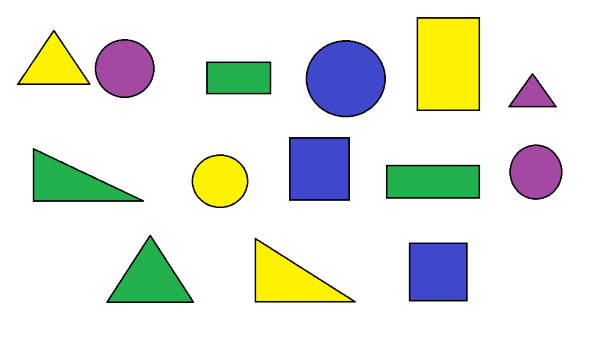
#> input picture resources/yas.png, 600 x 338 px
$ python chapter8.py
#> lines starting #> are read from the running program, lines starting #| are printed output that depends on the picture; after the words box and inside, x2 and y2 are one past the last pixel; in counts of white or black regions, pixels touching at a corner belong together
import cv2
import numpy as np

def getContours(img):
    contours,hierarchy = cv2.findContours(img,cv2.RETR_EXTERNAL,cv2.CHAIN_APPROX_NONE)
    for cnt in contours:
        area = cv2.contourArea(cnt)
        print(area)
        if area>100:
            cv2.drawContours(imageContour, cnt, -1, (255, 0, 235), 2)
            perimeter = cv2.arcLength(cnt,True)
            print(perimeter)
            approx = cv2.approxPolyDP(cnt,0.02*perimeter,True)
            print(len(approx))
            obtConers = len(approx)
            x,y,w,h = cv2.boundingRect(approx)
            if obtConers ==3:objectType = "triangle"
            elif obtConers ==4:
                aspectRation = w/float(h)
                if aspectRation >0.85 and aspectRation<1.5:objectType='square'
                else:objectType='rectangle'
            elif obtConers>4:objectType='circles'
            else:objectType= 'none'
            cv2.rectangle(imageContour,(x,y),(x+w,y+h),(0,255,30),2 )
            cv2.putText(imageContour,objectType ,(x+(w//2)-10,y+(h//2)-10),cv2.FONT_HERSHEY_COMPLEX,0.5,(20,20,20),1)
        # if area>500:
        #     cv2.drawContours(imageContour, cnt, -1, (255, 0, 235), 2)
#         this use for reducing the noise or small areas of contours


img = cv2.imread('resources/yas.png')
#> img is the input picture: shape (338, 600, 3); mean B, G, R 219.5, 229.6, 225.2
imageContour = img.copy()
imgGrey = cv2.cvtColor(img,cv2.COLOR_BGR2GRAY)
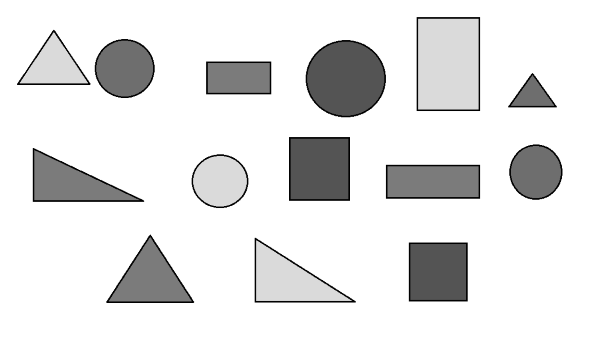
#> imgGrey: shape (338, 600); min 0, max 255, mean 227.1
imgBlur = cv2.GaussianBlur(imgGrey,(7,7),1)
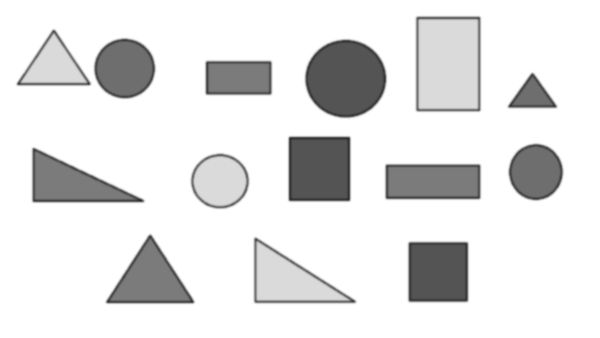
#> imgBlur: shape (338, 600); min 42, max 255, mean 227.1
imgCanny =cv2.Canny(imgBlur,10,10)
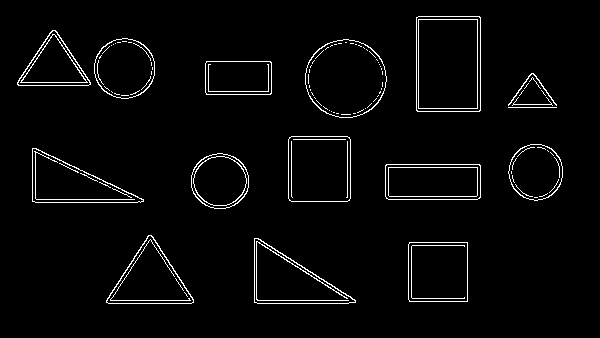
#> imgCanny: shape (338, 600); 3% white in thin lines or dots, all inside (x1, y1, x2, y2) = (17, 16, 563, 304)
getContours(imgCanny)
#> in getContours, `contours,hierarchy = cv2.findContours(img,cv2.RETR_EXTERNAL,cv2.CHAIN_..`: contours = 20 contours, 6 with area under 20; largest, box (x1, y1, x2, y2) and area: (416, 16, 481, 112) 6077, (305, 39, 387, 118) 4946, (288, 136, 351, 202) 4014, (254, 238, 356, 304) 3553, (408, 242, 468, 302) 3478
#> the loop in getContours, `for cnt in contours:` made 20 passes
#> (area, perimeter, approx, obtConers, x, y, w, h) on passes 1, 4, 8, 16, 20: (3478, 234.8, [[409, 242], [409, 301], [467, 301], [467, 242]], 4, 409, 242, 59, 60), (3317, 256.5, [[385, 165], [388, 199], [480, 197], [479, 164]], 4, 385, 164, 96, 36), (4014, 249.3, [[289, 137], [289, 200], [349, 200], [349, 137]], 4, 289, 137, 61, 64), (2174, 195.7, [[205, 63], [206, 94], [271, 93], [270, 61]], 4, 205, 61, 67, 34), (6077, 315.7, [[416, 17], [416, 110], [479, 111], [480, 17]], 4, 416, 17, 65, 95)
#> (area, perimeter, approx, obtConers, x, y, w, h) on passes 2, 3, 6, 19: (3553, 294.5, [[254, 238], [254, 302], [355, 302]], 3, 254, 238, 102, 65), (3212, 259.6, [[106, 300], [193, 302], [151, 235]], 3, 106, 235, 88, 68), (3225.5, 299.8, [[32, 148], [32, 201], [143, 201]], 3, 32, 148, 112, 54), (2226, 213.8, [[17, 82], [90, 84], [55, 30]], 3, 17, 30, 74, 55)
#> (printed output is left out)
#> after the loop in getContours, `for cnt in contours:`:
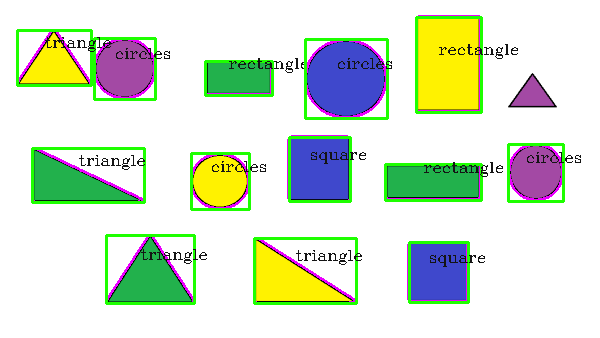
#> imageContour: shape (338, 600, 3); 8.05% of pixels changed, all inside (x1, y1, x2, y2) = (16, 15, 581, 305)

imgBlank = np.zeros_like(img)
# cv2.imshow('image grey',imgGrey)
# cv2.imshow('imageBlur',imgBlur)
cv2.imshow('imageCAnny',imgCanny)
cv2.imshow('imageContour',imageContour)
# cv2.imshow('blank',imgBlank)
cv2.waitKey(0)

$ run again, with resources/ja.png copied over resources/yas.png
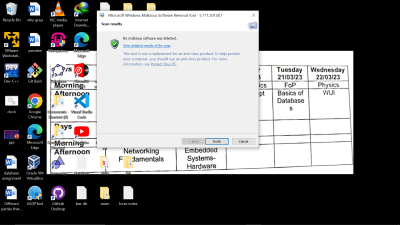
#> input picture resources/ja.png, 400 x 225 px
#> img is the input picture: shape (225, 400, 3); mean B, G, R 121.9, 121.6, 121.6
#> `imgCanny =cv2.Canny(imgBlur,10,10)`:
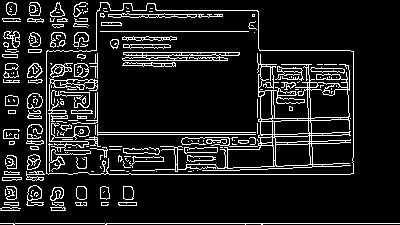
#> imgCanny: shape (225, 400); 11.6% white in thin lines or dots
#> contours = 72 contours, 34 with area under 20; largest, box (x1, y1, x2, y2) and area: (46, 2, 354, 175) 44660, (27, 93, 43, 109) 186, (26, 185, 44, 206) 176, (27, 154, 41, 170) 150, (27, 63, 43, 78) 150
#> the loop in getContours, `for cnt in contours:` made 72 passes
#> (area, perimeter, obtConers, x, y, w, h) on passes 11, 12, 14, 16, 23, 35, 36, 42: (127.5, 46.38, 7, 50, 187, 14, 14), (123, 44.49, 7, 123, 186, 11, 14), (121, 42.49, 7, 76, 186, 11, 14), (176, 123.6, 12, 26, 185, 18, 21), (150.5, 50.38, 7, 27, 154, 14, 16), (119, 43.66, 6, 5, 95, 14, 11), (186, 53.8, 7, 27, 93, 16, 15), (150, 49.46, 7, 27, 63, 16, 15)
#> (printed output is left out)
#> after the loop in getContours, `for cnt in contours:`:
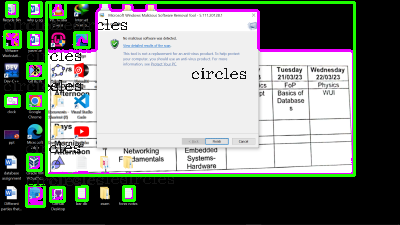
#> imageContour: shape (225, 400, 3); 10.15% of pixels changed, all inside (x1, y1, x2, y2) = (2, 1, 356, 208)
